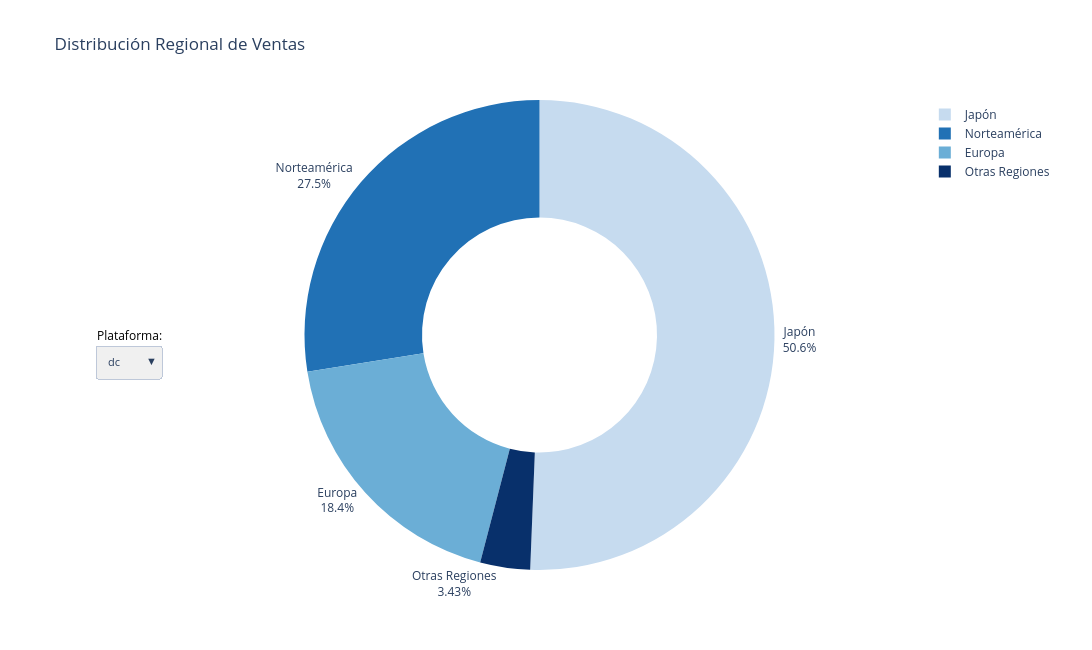

The cell this chart's notebook holds for it:
### Code cell
#? 4. Visualizacion con Plotly de Doughnut chart responsive a cambios en el selector de plataformas
#?    para evaluar el porcentaje de ventas por region para cada plataforma a lo largo de su vida util

#? 4.1 Definimos las ventas regionales segmentadas por plataforma. La idea general es que los datos
#?     muestran la venta promedio para cada region por cada plataforma a lo largo de toda su vida util,
#?     lo que nos muestra una vision general de la distribucion de ventas por region para la plataforma.
regional_sales_by_platform = (
    data_cleaned
    #? 4.1.1 El group by nos da la estructura de ejes requerida agrupando solo por plataforma
    .groupby('Platform')
    #? 4.1.2 Este tipo de agregacion nos permite definir una salida especifica con una funcion
    #?       en base a una columna y una funcion de agregacion. Al definir x=('y', 'mean') le
    #?       decimos a pandas que realice una agregacion por promedio para las columnas de porcentaje
    .agg(
        Pct_NA=('Pct_Na_Sales', 'mean'),
        Pct_EU=('Pct_Eu_Sales', 'mean'),
        Pct_JP=('Pct_Jp_Sales', 'mean'),
        Pct_Other=('Pct_Other_Sales', 'mean')
    )
    #? 4.1.3 Finalmente hacemos un reset index para transicionar a un indice numerico
    .reset_index()
)

#? 4.2 Definimos todas las plataformas para el selector
all_platforms = sorted(data_cleaned['Platform'].unique().tolist())

#? 4.3 Definimos labels y colores especificos para tener una organizacion y lectura clara de los datos
regions = ['Pct_NA', 'Pct_EU', 'Pct_JP', 'Pct_Other']
region_labels = ['Norteamérica', 'Europa', 'Japón', 'Otras Regiones']
region_colors = ['#2171b5', '#6baed6', '#c6dbef', '#08306b']

#? 4.4 Creamos la figura de Graph Objects directamente para tener control total sobre el Pie Chart
fig_donut = go.Figure()

#? 4.5 Creamos una trace por cada plataforma. Cada trace es un doughnut chart completo
#?     que muestra la distribucion porcentual de ventas por region para esa plataforma
for idx, platform in enumerate(all_platforms):
    #? 4.5.1 Obtenemos los datos de ventas para la plataforma actual
    row = regional_sales_by_platform[
        regional_sales_by_platform['Platform'] == platform
    ]

    #? 4.5.2 Si tenemos datos y la suma de porcentajes es mayor que cero, usamos los valores reales.
    #?       Si no, asignamos ceros que no se veran en el grafico final
    if not row.empty and row[regions].sum(axis=1).values[0] > 0:
        values = [row[r].values[0] for r in regions]
    else:
        values = [0, 0, 0, 0]

    #? 4.5.3 Creamos el trace como un grafico de pastel con hueco central (doughnut).
    #?       Solo la primera plataforma es visible inicialmente
    fig_donut.add_trace(
        go.Pie(
            labels=region_labels,
            values=values,
            hole=0.5,
            marker=dict(colors=region_colors),
            textinfo='label+percent',
            textposition='outside',
            name=platform,
            visible=(idx == 0)
        )
    )

#? 4.6 Definimos los botones del selector de plataforma. Cada boton activa la visibilidad
#? de una sola trace (la correspondiente a esa plataforma) y oculta todas las demas
platform_buttons = []
for j, platform in enumerate(all_platforms):
    #? 4.6.1 Creamos un arreglo de visibilidad donde solo la trace de la plataforma seleccionada es True
    visibility = [False] * len(all_platforms)
    visibility[j] = True
    platform_buttons.append(
        dict(
            label=platform,
            method='update',
            args=[
                {'visible': visibility},
                #  args=[{}, {"title": {"text": "Initial Title"}}]
                {'title': {'text': f'Distribución Regional de Ventas — {platform}'}},
            ]
        )
    )

#? 4.7 Configuramos el layout final con el selector de plataforma como un dropdown
fig_donut.update_layout(
    title=f'Distribución Regional de Ventas',
    height=650,
    width=1200,
    updatemenus=[
        #? Aqui le decimos que menus con botones tiene que mantenner en estado el programa, especificamente le
        #? damos todos los botones de las plataformas y le decimos que muestre el boton seleccionado y que los
        #? muestre hacia abajo.
        dict(
            buttons=platform_buttons,
            direction='down',
            showactive=True,
            x=-0.1,
            xanchor='left',
            y=0.5,
            yanchor='top',
            pad=dict(r=10, t=10),
            bgcolor='#f0f0f0',
            font=dict(size=11),
            active=1
        )
    ],
    #? Aqui le decimos como tiene que mantener la referencia del texto encima del selector.
    annotations=[
        dict(
            text='Plataforma:',
            x=-0.1,
            y=0.5,
            xref='paper',
            yref='paper',
            showarrow=False,
            font=dict(size=12, color='black')
        )
    ]
)


fig_donut.show()

### Figure 1 — Plotly figure (JSON) as saved in the notebook; plotly's stock layout.template omitted (floating-point values rounded to 4 significant figures)
{"data": [{"hole": 0.5, "labels": ["Norteamérica", "Europa", "Japón", "Otras Regiones"], "marker": {"colors": ["#2171b5", "#6baed6", "#c6dbef", "#08306b"]}, "name": "3ds", "textinfo": "label+percent", "textposition": "outside", "values": [27.49, 18.44, 50.63, 3.431], "visible": true, "type": "pie"}, {"hole": 0.5, "labels": ["Norteamérica", "Europa", "Japón", "Otras Regiones"], "marker": {"colors": ["#2171b5", "#6baed6", "#c6dbef", "#08306b"]}, "name": "dc", "textinfo": "label+percent", "textposition": "outside", "values": [7.632, 2.043, 89.95, 0.3708], "visible": false, "type": "pie"}, {"hole": 0.5, "labels": ["Norteamérica", "Europa", "Japón", "Otras Regiones"], "marker": {"colors": ["#2171b5", "#6baed6", "#c6dbef", "#08306b"]}, "name": "ds", "textinfo": "label+percent", "textposition": "outside", "values": [56.57, 10.59, 28.35, 4.489], "visible": false, "type": "pie"}, {"hole": 0.5, "labels": ["Norteamérica", "Europa", "Japón", "Otras Regiones"], "marker": {"colors": ["#2171b5", "#6baed6", "#c6dbef", "#08306b"]}, "name": "gba", "textinfo": "label+percent", "textposition": "outside", "values": [65.24, 22.79, 11.03, 0.9376], "visible": false, "type": "pie"}, {"hole": 0.5, "labels": ["Norteamérica", "Europa", "Japón", "Otras Regiones"], "marker": {"colors": ["#2171b5", "#6baed6", "#c6dbef", "#08306b"]}, "name": "gc", "textinfo": "label+percent", "textposition": "outside", "values": [73.97, 18.38, 6.262, 1.391], "visible": false, "type": "pie"}, {"hole": 0.5, "labels": ["Norteamérica", "Europa", "Japón", "Otras Regiones"], "marker": {"colors": ["#2171b5", "#6baed6", "#c6dbef", "#08306b"]}, "name": "pc", "textinfo": "label+percent", "textposition": "outside", "values": [17.95, 74.09, 0.006267, 7.956], "visible": false, "type": "pie"}, {"hole": 0.5, "labels": ["Norteamérica", "Europa", "Japón", "Otras Regiones"], "marker": {"colors": ["#2171b5", "#6baed6", "#c6dbef", "#08306b"]}, "name": "ps", "textinfo": "label+percent", "textposition": "outside", "values": [44.35, 29.53, 20.45, 5.67], "visible": false, "type": "pie"}, {"hole": 0.5, "labels": ["Norteamérica", "Europa", "Japón", "Otras Regiones"], "marker": {"colors": ["#2171b5", "#6baed6", "#c6dbef", "#08306b"]}, "name": "ps2", "textinfo": "label+percent", "textposition": "outside", "values": [39.04, 25.37, 24.15, 11.44], "visible": false, "type": "pie"}, {"hole": 0.5, "labels": ["Norteamérica", "Europa", "Japón", "Otras Regiones"], "marker": {"colors": ["#2171b5", "#6baed6", "#c6dbef", "#08306b"]}, "name": "ps3", "textinfo": "label+percent", "textposition": "outside", "values": [40.03, 27.32, 21.0, 11.64], "visible": false, "type": "pie"}, {"hole": 0.5, "labels": ["Norteamérica", "Europa", "Japón", "Otras Regiones"], "marker": {"colors": ["#2171b5", "#6baed6", "#c6dbef", "#08306b"]}, "name": "ps4", "textinfo": "label+percent", "textposition": "outside", "values": [31.07, 37.01, 20.05, 11.87], "visible": false, "type": "pie"}, {"hole": 0.5, "labels": ["Norteamérica", "Europa", "Japón", "Otras Regiones"], "marker": {"colors": ["#2171b5", "#6baed6", "#c6dbef", "#08306b"]}, "name": "psp", "textinfo": "label+percent", "textposition": "outside", "values": [37.33, 9.326, 46.4, 6.94], "visible": false, "type": "pie"}, {"hole": 0.5, "labels": ["Norteamérica", "Europa", "Japón", "Otras Regiones"], "marker": {"colors": ["#2171b5", "#6baed6", "#c6dbef", "#08306b"]}, "name": "psv", "textinfo": "label+percent", "textposition": "outside", "values": [11.82, 11.79, 70.33, 6.07], "visible": false, "type": "pie"}, {"hole": 0.5, "labels": ["Norteamérica", "Europa", "Japón", "Otras Regiones"], "marker": {"colors": ["#2171b5", "#6baed6", "#c6dbef", "#08306b"]}, "name": "wii", "textinfo": "label+percent", "textposition": "outside", "values": [66.24, 18.39, 8.763, 6.608], "visible": false, "type": "pie"}, {"hole": 0.5, "labels": ["Norteamérica", "Europa", "Japón", "Otras Regiones"], "marker": {"colors": ["#2171b5", "#6baed6", "#c6dbef", "#08306b"]}, "name": "wiiu", "textinfo": "label+percent", "textposition": "outside", "values": [43.94, 34.03, 15.68, 6.353], "visible": false, "type": "pie"}, {"hole": 0.5, "labels": ["Norteamérica", "Europa", "Japón", "Otras Regiones"], "marker": {"colors": ["#2171b5", "#6baed6", "#c6dbef", "#08306b"]}, "name": "x360", "textinfo": "label+percent", "textposition": "outside", "values": [60.79, 24.94, 6.559, 7.712], "visible": false, "type": "pie"}, {"hole": 0.5, "labels": ["Norteamérica", "Europa", "Japón", "Otras Regiones"], "marker": {"colors": ["#2171b5", "#6baed6", "#c6dbef", "#08306b"]}, "name": "xb", "textinfo": "label+percent", "textposition": "outside", "values": [75.6, 21.4, 0.8278, 2.173], "visible": false, "type": "pie"}, {"hole": 0.5, "labels": ["Norteamérica", "Europa", "Japón", "Otras Regiones"], "marker": {"colors": ["#2171b5", "#6baed6", "#c6dbef", "#08306b"]}, "name": "xone", "textinfo": "label+percent", "textposition": "outside", "values": [56.94, 35.88, 0.1247, 7.059], "visible": false, "type": "pie"}], "layout": {"title": {"text": "Distribución Regional de Ventas"}, "height": 650, "width": 1200, "updatemenus": [{"active": 1, "bgcolor": "#f0f0f0", "buttons": [{"args": [{"visible": [true, false, false, false, false, false, false, false, false, false, false, false, false, false, false, false, false]}, {"title": {"text": "Distribución Regional de Ventas — 3ds"}}], "label": "3ds", "method": "update"}, {"args": [{"visible": [false, true, false, false, false, false, false, false, false, false, false, false, false, false, false, false, false]}, {"title": {"text": "Distribución Regional de Ventas — dc"}}], "label": "dc", "method": "update"}, {"args": [{"visible": [false, false, true, false, false, false, false, false, false, false, false, false, false, false, false, false, false]}, {"title": {"text": "Distribución Regional de Ventas — ds"}}], "label": "ds", "method": "update"}, {"args": [{"visible": [false, false, false, true, false, false, false, false, false, false, false, false, false, false, false, false, false]}, {"title": {"text": "Distribución Regional de Ventas — gba"}}], "label": "gba", "method": "update"}, {"args": [{"visible": [false, false, false, false, true, false, false, false, false, false, false, false, false, false, false, false, false]}, {"title": {"text": "Distribución Regional de Ventas — gc"}}], "label": "gc", "method": "update"}, {"args": [{"visible": [false, false, false, false, false, true, false, false, false, false, false, false, false, false, false, false, false]}, {"title": {"text": "Distribución Regional de Ventas — pc"}}], "label": "pc", "method": "update"}, {"args": [{"visible": [false, false, false, false, false, false, true, false, false, false, false, false, false, false, false, false, false]}, {"title": {"text": "Distribución Regional de Ventas — ps"}}], "label": "ps", "method": "update"}, {"args": [{"visible": [false, false, false, false, false, false, false, true, false, false, false, false, false, false, false, false, false]}, {"title": {"text": "Distribución Regional de Ventas — ps2"}}], "label": "ps2", "method": "update"}, {"args": [{"visible": [false, false, false, false, false, false, false, false, true, false, false, false, false, false, false, false, false]}, {"title": {"text": "Distribución Regional de Ventas — ps3"}}], "label": "ps3", "method": "update"}, {"args": [{"visible": [false, false, false, false, false, false, false, false, false, true, false, false, false, false, false, false, false]}, {"title": {"text": "Distribución Regional de Ventas — ps4"}}], "label": "ps4", "method": "update"}, {"args": [{"visible": [false, false, false, false, false, false, false, false, false, false, true, false, false, false, false, false, false]}, {"title": {"text": "Distribución Regional de Ventas — psp"}}], "label": "psp", "method": "update"}, {"args": [{"visible": [false, false, false, false, false, false, false, false, false, false, false, true, false, false, false, false, false]}, {"title": {"text": "Distribución Regional de Ventas — psv"}}], "label": "psv", "method": "update"}, {"args": [{"visible": [false, false, false, false, false, false, false, false, false, false, false, false, true, false, false, false, false]}, {"title": {"text": "Distribución Regional de Ventas — wii"}}], "label": "wii", "method": "update"}, {"args": [{"visible": [false, false, false, false, false, false, false, false, false, false, false, false, false, true, false, false, false]}, {"title": {"text": "Distribución Regional de Ventas — wiiu"}}], "label": "wiiu", "method": "update"}, {"args": [{"visible": [false, false, false, false, false, false, false, false, false, false, false, false, false, false, true, false, false]}, {"title": {"text": "Distribución Regional de Ventas — x360"}}], "label": "x360", "method": "update"}, {"args": [{"visible": [false, false, false, false, false, false, false, false, false, false, false, false, false, false, false, true, false]}, {"title": {"text": "Distribución Regional de Ventas — xb"}}], "label": "xb", "method": "update"}, {"args": [{"visible": [false, false, false, false, false, false, false, false, false, false, false, false, false, false, false, false, true]}, {"title": {"text": "Distribución Regional de Ventas — xone"}}], "label": "xone", "method": "update"}], "direction": "down", "font": {"size": 11}, "pad": {"r": 10, "t": 10}, "showactive": true, "x": -0.1, "xanchor": "left", "y": 0.5, "yanchor": "top"}], "annotations": [{"font": {"color": "black", "size": 12}, "showarrow": false, "text": "Plataforma:", "x": -0.1, "xref": "paper", "y": 0.5, "yref": "paper"}]}}
